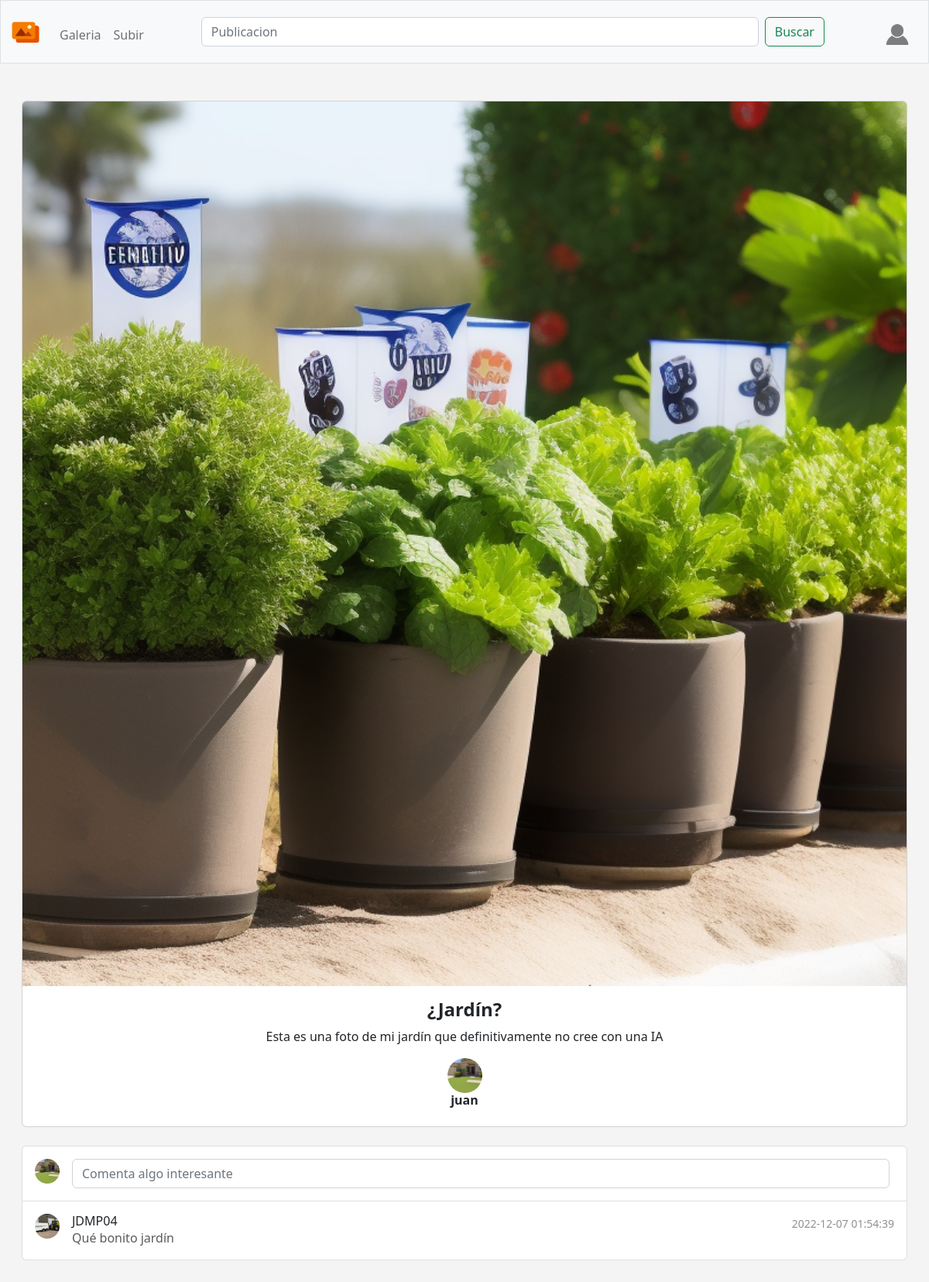
/image?public=1 (signed in), run on the app's committed database.
### tables this page shows
CREATE TABLE 'public' ('id' INTEGER PRIMARY KEY AUTOINCREMENT NOT NULL, 'user_id' INTEGER NOT NULL, 'title' TEXT NOT NULL, 'ruta' TEXT NOT NULL, 'description' TEXT NOT NULL DEFAULT 'Un pajaro', 'privacidad' TEXT NOT NULL DEFAULT 'public', 'likes' INTEGER NOT NULL DEFAULT 0);

CREATE TABLE 'users' ('id' INTEGER PRIMARY KEY AUTOINCREMENT NOT NULL, 'username' TEXT NOT NULL, 'hash' TEXT NOT NULL, 'profile' TEXT NOT NULL DEFAULT '/static/profile/default-profile.png', 'correo' TEXT NOT NULL DEFAULT 'person@example.com');

CREATE TABLE 'comentarios' ('id' INTEGER PRIMARY KEY AUTOINCREMENT NOT NULL, 'user_id' INTEGER NOT NULL, 'public_id' INTEGER NOT NULL, 'comentario' TEXT NOT NULL DEFAULT 'Un pajaro',date TIMESTAMP DEFAULT CURRENT_TIMESTAMP);

### app.py (the view)
@app.route('/image')
@login_required
def image_function():
    user_id = session["user_id"]
    publicacion_id = request.args.get('public')
    perfil_local = db.execute(
        "SELECT profile FROM users WHERE id = ?", user_id)
    image_db = db.execute(
        "SELECT public.id, public.title, public.ruta, public.description, users.username, users.profile, users.id AS user_id FROM public INNER JOIN users ON public.user_id=users.id WHERE public.id = ?", publicacion_id)
    comentarios_db = db.execute(
        "SELECT comentarios.comentario, comentarios.date, comentarios.id, users.username, users.profile, users.id AS usuario, public.id AS publicacion FROM comentarios INNER JOIN users ON users.id = comentarios.user_id INNER JOIN public ON public.id = comentarios.public_id WHERE public.id = ? ORDER BY comentarios.date", publicacion_id
    )
    return render_template("imagen.html", imagen=image_db, publicacion=publicacion_id, comentarios = comentarios_db, usuario=perfil_local)

### app.py (called while the page is built)
@app.after_request
def after_request(response):
    response.headers["Cache-Control"] = "no-cache, no-store, must-revalidate"
    response.headers["Expires"] = 0
    response.headers["Pragma"] = "no-cache"
    return response

### mark.py (called while the page is built)
def login_required(f):
    @wraps(f)
    def decorated_function(*args, **kwargs):
        if session.get("user_id") is None:
            return redirect("/login")
        return f(*args, **kwargs)
    return decorated_function

### templates/imagen.html (shortened to what this page needs)
{% extends "layout.html" %}
{% block main %}
{% for public in imagen %}
<div class="row mx-1 imagen">
  <div class="col-md-12 mb-4">
    <div class="card card-cascade wider reverse">
      <div class="view view-cascade overlay">
        <img class="card-img-top" src='{{ public["ruta"] }}' alt="Card image cap">
      </div>
      <div class="card-body card-body-cascade text-center">
        <h4 class="card-title"><strong>{{ public["title"] }}</strong></h4>
        <p class="card-text">
          {{ public["description"] }}
        </p>
        <a href='profile?perfil={{ public["user_id"] }}'><img class="btn-md perfil" src='{{ public["profile"] }}'
            alt=""></a>
        <h6 class="card-title"><strong>{{ public["username"] }}</strong></h6>
      </div>
    </div>
  </div>
</div>
<div class="row mx-1 imagen">
  <div class="col-md-12 mb-4">
    <div class=" list-group w-auto imagen">
      <div class="list-group-item list-group-item-action d-flex gap-3 py-3" aria-current="true">
        <img src='{{ usuario[0]["profile"] }}' alt="imagen" width="32" height="32" class="rounded-circle flex-shrink-0">
        <div class="d-flex gap-2 w-100 justify-content-between">
          <form action="/comentar?public={{ publicacion }}" method="post">
            <input class="form-control me-2 comentarioimput" type="text" placeholder="Comenta algo interesante" aria-label="Search"
              name="comentario">
          </form>
        </div>
      </div>
      {% for comentario in comentarios %}
      <div class="list-group-item list-group-item-action d-flex gap-3 py-3" aria-current="true">
        <a href='profile?perfil={{ comentario["usuario"] }}'><img src='{{ comentario["profile"] }}' alt="twbs" width="32"
            height="32" class="rounded-circle flex-shrink-0"></a>
        <div class="d-flex gap-2 w-100 justify-content-between">
          <div>
            <h6 class="mb-0 text-start">{{ comentario["username"] }}</h6>
            <p class=" text-start mb-0 opacity-75">{{ comentario["comentario"] }}</p>
          </div>
          <div>
            <small class="opacity-50 text-nowrap">{{ comentario["date"] }}</small>
          </div>
        </div>
      </div>
      {% endfor %}
    </div>
  </div>
</div>
{% endfor %}
{% endblock %}

### static/styles.css (style rules this page uses)
body { background: #f4f4f4; }
.perfil { border-radius: 50%; height: 45px; width: 45px; }
a:link, a:visited, a:active { text-decoration: none; }
.comentarioimput { position: relative; width: 88vw; }

### data on the page
public: ruta (picture), title "¿Jardín?", description "Esta es una foto de mi jardín que definitivamente no cree con una IA", profile (picture), username "juan"
comentarios: profile (picture), username "JDMP04", comentario "Qué bonito jardín", date "2022-12-07 01:54:39"
